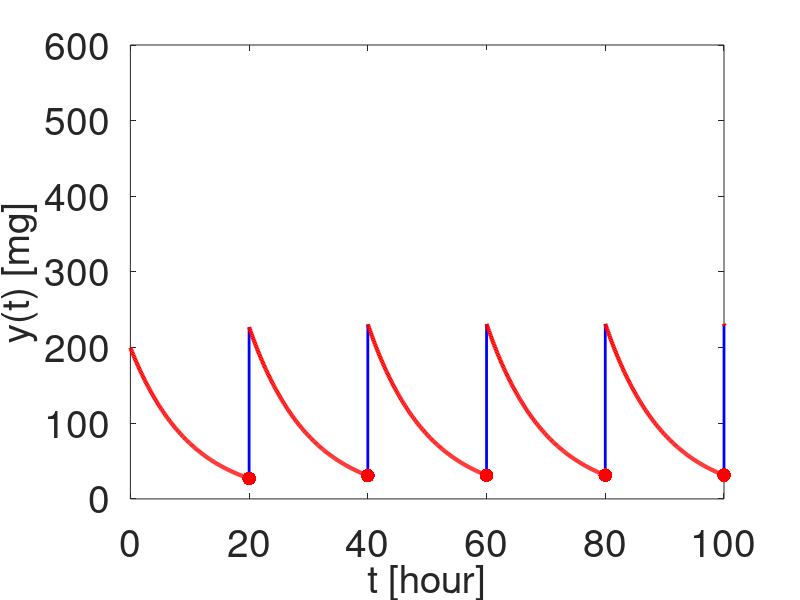

Recreate this plot in MATLAB.
function coffee
    flowtime=20;             % flowtime of each iteration
    dt = .1;                 % spacing size (Delta t) 
    tspan = 0:dt:flowtime;   % values of t defined in tspan 
    
    y0 =  0;                 % initial value
    n_iter = 5;              % number of dosage 
    kick = 200;              % dosage strength
    
    
    
    opts = odeset('abstol',1e-10,'reltol',1e-10);  % set-up tolerences (do not edit this line)
    
    N=length(tspan);
    yspan = zeros(N)+y0;
    
    figure(1);        clf; 
    plot (0,y0, '.r', 'markersize', 30);
    
    for i=0:1:n_iter                                 % Loop over the number of iterations
      y0 = yspan(end) + kick;
      [t,yspan]= ode45(@rhs, tspan,y0,opts);         % Matlab/Octave function to solve the IVP
      %plot result
      plot(tspan,yspan,'r','linewidth',3)            % plot approximation 
      
      hold on;
      
      line ([tspan(end) tspan(end)], [yspan(end) yspan(end) + kick], "linestyle", "-", "color", "b",'linewidth',2); %Line depicting the kick
      
      hold on;
      plot (tspan(end), yspan(end), '.r', 'markersize', 30);   %The \psi values
      
      tspan = tspan + flowtime;
      
      hold on;
    endfor

    % format the plot
    axis ([0, flowtime*n_iter, 0 ,600]);
    set(gca,'fontsize',28)                      % change fontsize of numeric labels
    xlabel('t [hour]','fontsize',28)            % change fontsize of X-axis labels
    ylabel('y(t) [mg]','fontsize',28)           % change fontsize of Y-axis labels
    

    fprintf('\n The end point of the solution is approximated to be: \n ')
    disp(['y(',num2str(t(end)),') = ',num2str(yspan(end))])
    fprintf('\n')
endfunction

% Where you define the "right hand side" of the ODE
function dydt = rhs(t,y)
  dydt = -0.1*y;
endfunction
